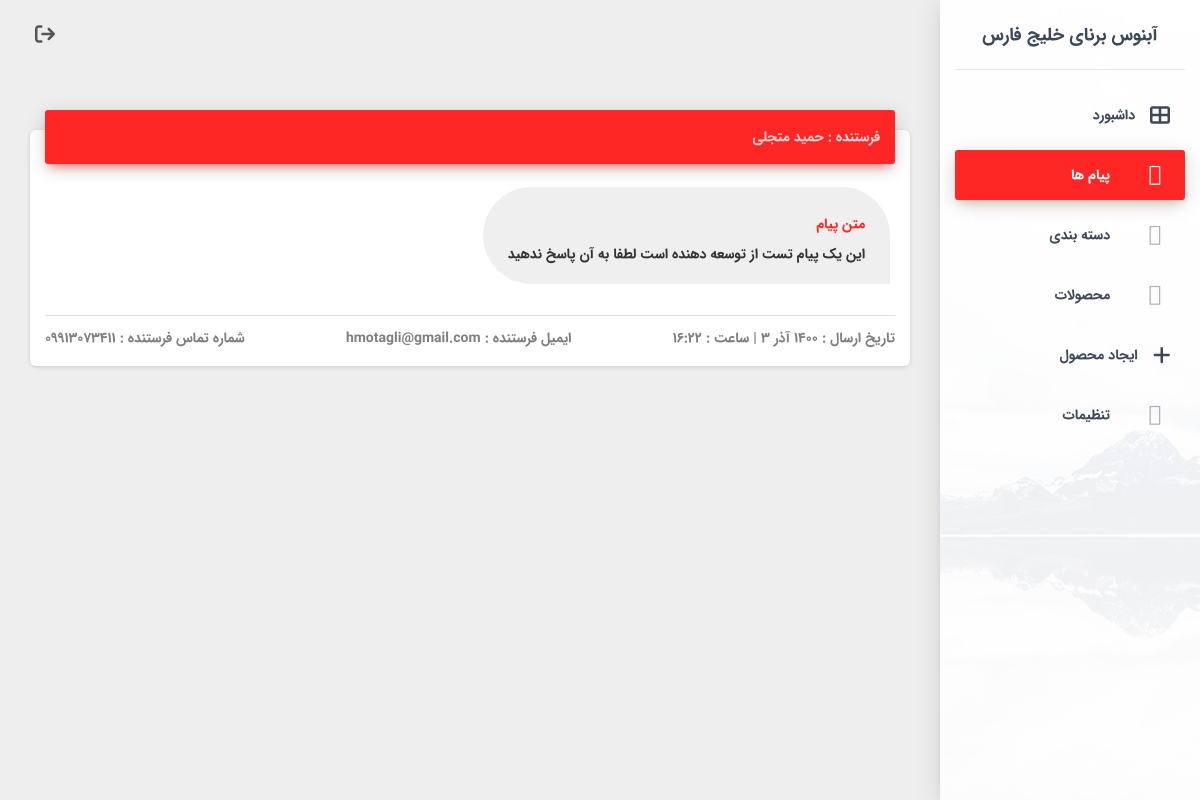
The page /fa/staff/message/4/ on the database its author committed.
### main/models.py (models this page shows, shortened)
class Message(models.Model):
    name = models.CharField(max_length=120)
    email = models.EmailField()
    phone_number = models.CharField(max_length=11)
    text = models.TextField()
    created_on = models.DateField(blank=True, null=True ,auto_now_add=True)
    created_on_time = models.TimeField(blank=True, null=True ,auto_now_add=True)
    is_read = models.BooleanField(default=False)
    def jcreated_on(self):
        return jalali_converter(self.created_on)

### staff/views.py (the view)
# urls.py: path('message/<id>/', views.staff_message, name="staff_message"),
def staff_message(request, id):
    message = get_object_or_404(Message, id=id)
    message.is_read = True
    message.save()
    ctx = {'message':message}
    return render(request, 'staff/message.html', ctx)

### extensions/jalali.py (called while the page is built)
    def persian_tuple(self):
        return self.persian_year, self.persian_month, self.persian_day

### extensions/utils.py (called while the page is built)
def jalali_converter(time):
	time_to_str = "{},{},{}".format(time.year, time.month, time.day)
	time_to_tuple = jalali.Gregorian(time_to_str).persian_tuple()
	j_months = ["فروردین",
		"اردیبهشت",
		"خرداد",
		"تیر",
		"مرداد",
		"شهریور",
		"مهر",
		"آبان",
		"آذر",
		"دی",
		"بهمن",
		"اسفند",]
	return "{} {} {}".format(time_to_tuple[0], j_months[time_to_tuple[1]-1], time_to_tuple[2]), time_to_tuple, f"{time_to_tuple[2]}/{time_to_tuple[1]}"

### main/context_processors.py (called while the page is built)
def setting(requet, **kwargs):
    setting = Setting.objects.first()
    ctx = {'setting':setting}
    return ctx

### main/templates/staff/message.html (shortened to what this page needs)
{% extends 'staff/base.html' %}
{% block content %}
<div class="d-none">{% block meassages %}active{% endblock %}</div>
<div class="content">
    <div class="container-fluid">
      <div class="row">
        <div class="col-md-12">
          <div class="card">
            <div class="card-header card-header-primary">
              <p class="card-category">فرستنده : {{message.name}}</p>
            </div>
            <div class="card-body">
                <div class="form-group recive">
                    <label for="ans_content" class="text-primary">متن پیام</label>
                    <div name="msg_content" class="w-100 mb-2">
                        {{message.text}}
                    </div>
                </div>
            </div>
            <div class="card-footer border-top mt-3">
                    <span class="mb-3 text-black-50">تاریخ ارسال : {{message.jcreated_on.0}} | ساعت : {{message.created_on_time|date:"G:i"}}</span>
                    <span class="mb-3 text-black-50 mr-auto">ایمیل فرستنده : {{message.email}}</span>
                    <span class="mb-3 text-black-50 mr-auto">شماره تماس فرستنده : {{message.phone_number}}</span>
            </div>
          </div>
        </div>
    </div>
</div>
{% endblock content %}

### rows shown on the page
Message: name "حمید متجلی", text "این یک پیام تست از توسعه دهنده است لطفا به آن پاسخ ندهید", jcreated_on.0 "1400 آذر 3", created_on_time "16:22", email "hmotagli@gmail.com", phone_number "09913073411"
